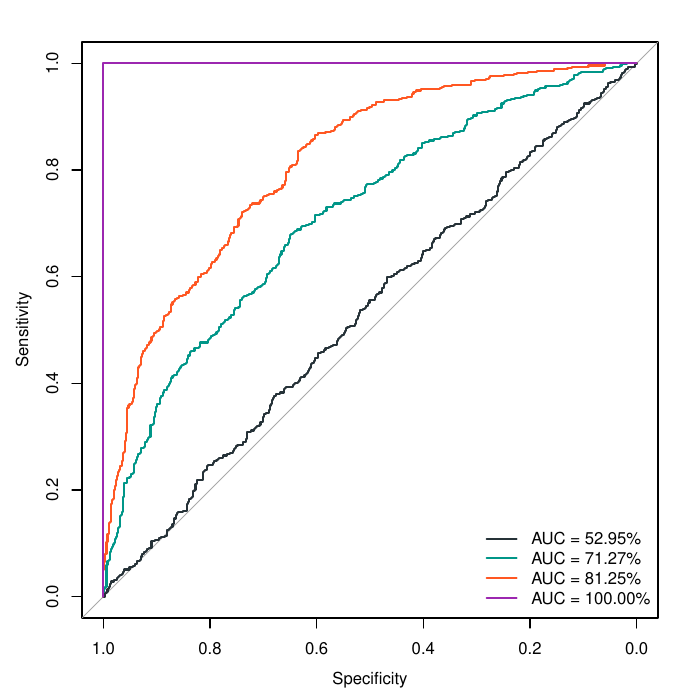

Write the R code that produced this figure.
library(pROC)

set.seed(1)

n <- 1000

x <- rnorm(n, sd = 5)
y <- 2 + 3*x + rnorm(n, sd = 10)

x1 <- rnorm(n, sd = 5)
x2 <- rnorm(n, sd = 3)
x3 <- rnorm(n, sd = 2)
y <- rbinom(n, 1, plogis(0.01*x1 - 0.5*x2 + x3)) > 0.5

xp <- rnorm(n)
yp <- xp > 0

model1 <- glm(y ~ x1, family = binomial)
model2 <- glm(y ~ x2, family = binomial)
model3 <- glm(y ~ x3, family = binomial)

modelp <- glm(yp ~ xp, family = binomial)

roc1 <- roc(y, predict(model1, type = "response"))
roc2 <- roc(y, predict(model2, type = "response"))
roc3 <- roc(y, predict(model3, type = "response"))

rocp <- roc(yp, predict(modelp, type = "response"))

pdf("roc.pdf")
par(mar = c(5, 5, 1, 1))
plot(roc1, type = "l", lwd = 2, col = "#263238")
lines(roc2, type = "l", lwd = 2, col = "#009688")
lines(roc3, type = "l", lwd = 2, col = "#FF5722")
lines(rocp, type = "l", lwd = 2, col = "#9C27B0")
legend("bottomright", c(
    sprintf("AUC = %.2f%%", auc(roc1) * 100),
    sprintf("AUC = %.2f%%", auc(roc2) * 100),
    sprintf("AUC = %.2f%%", auc(roc3) * 100),
    sprintf("AUC = %.2f%%", auc(rocp) * 100)
), lwd = 2, col = c("#263238", "#009688", "#FF5722", "#9C27B0"), bty = "n")
dev.off()

